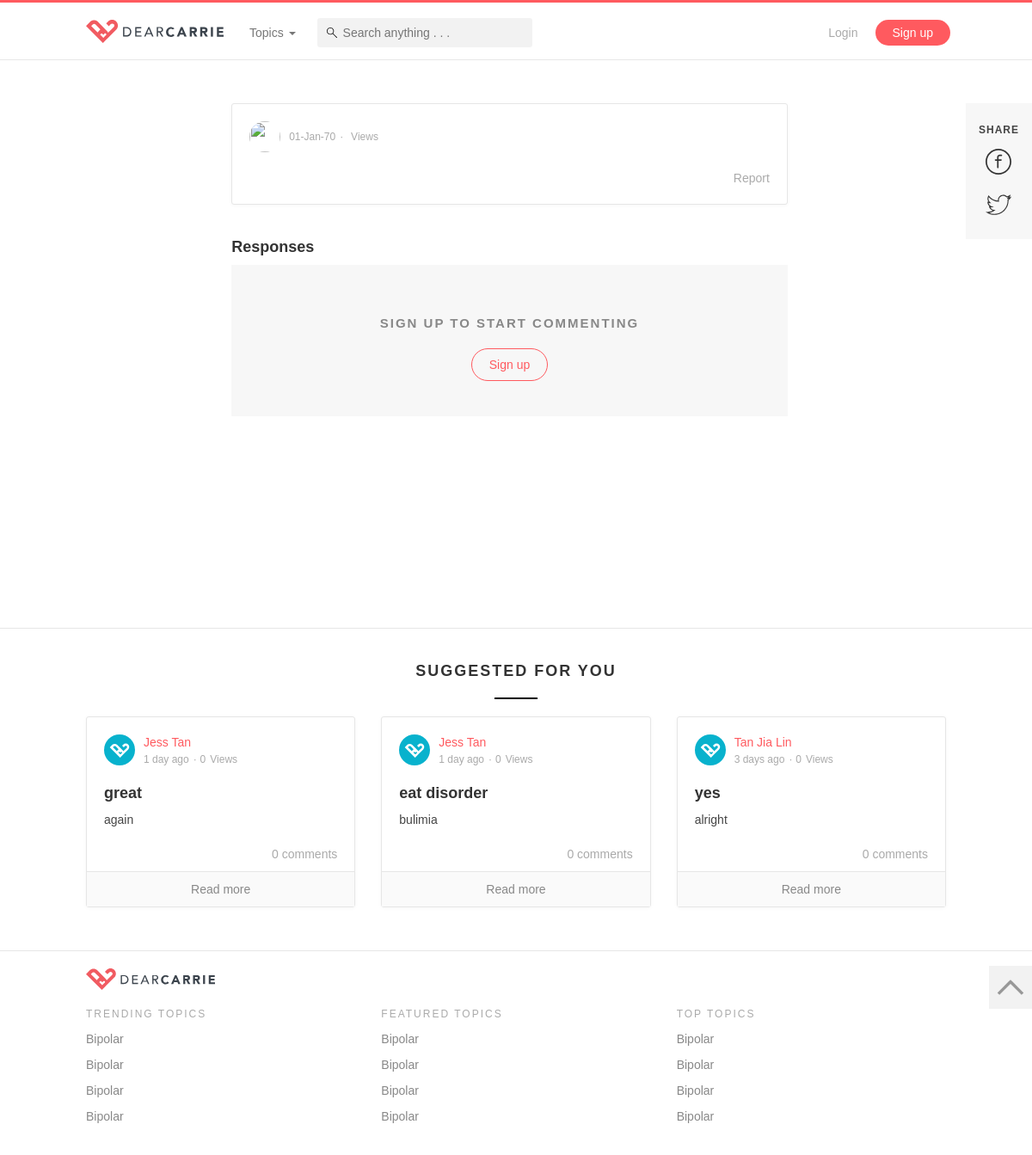
Page /post?postID=1 on the committed database.
### tables this page shows
CREATE TABLE `posts` (
  `id` int(11) NOT NULL,
  `userid` int(11) DEFAULT NULL,
  `title` varchar(255) DEFAULT NULL,
  `description` varchar(255) DEFAULT NULL,
  `timestamp` timestamp NOT NULL DEFAULT CURRENT_TIMESTAMP ON UPDATE CURRENT_TIMESTAMP,
  `score` double NOT NULL DEFAULT '0',
  `likes` int(11) NOT NULL DEFAULT '0',
  `comments` int(11) NOT NULL DEFAULT '0',
  `views` int(11) NOT NULL DEFAULT '0',
  `published` int(11) NOT NULL DEFAULT '1'
);

CREATE TABLE `users` (
  `id` int(11) NOT NULL,
  `name` varchar(255) NOT NULL,
  `email` varchar(255) NOT NULL,
  `password` char(32) NOT NULL,
  `role` varchar(255) NOT NULL DEFAULT 'normal',
  `affliate` varchar(255) DEFAULT 'website',
  `image` varchar(255) NOT NULL DEFAULT 'images/default.svg',
  `description` varchar(255) NOT NULL,
  `datejoin` timestamp NOT NULL DEFAULT CURRENT_TIMESTAMP,
  `active` int(11) NOT NULL DEFAULT '1'
);

### controllers/commonFunctions.php (called while the page is built, shortened)
<?php
function checkLogin() {
	if(isset($_SESSION["role"])) {
		return false;
	}
	else {
		return true;
	}
}
function connectToDataBase() {
	$theLineToDatabase =  mysqli_connect("localhost","root","root","dearcarrie");
	if(!$theLineToDatabase) {
		header("location: error.php?msg=Database connection error");
		exit();
	}
	else {
	  return $theLineToDatabase;
	}
}
function getPostByID($id) {
	$conn = connectToDataBase();
	$sql = "SELECT * FROM posts WHERE id = '$id'";
	$result = $conn->query($sql);
	$value = $result->fetch_assoc();
	return $value;
}
function getUserByID($id) {
	$conn = connectToDataBase();
	$sql = "SELECT * FROM users WHERE id = '$id'";
	$result = $conn->query($sql);
	$value = $result->fetch_assoc();
	return $value;
}
function suggestedPost() {
	$conn = connectToDataBase();
	$sql = "SELECT * FROM posts WHERE published = 1 ORDER BY id DESC LIMIT 3";
	$result = $conn->query($sql);
	$resArr = array();
	if ($result->num_rows > 0) {
		 while($row = $result->fetch_assoc()) {
			 $resArr[] = $row;
		 }
	} else {
		 showErrorMessage("No posts found");
	}
	return $resArr;
}
function displayFeaturedTopics() {
	$conn = connectToDataBase();
	$sql = "SELECT * FROM topics WHERE type = 'featured' ORDER BY order_num";
	$result = $conn->query($sql);
	$resArr = array();
	if ($result->num_rows > 0) {
		 while($row = $result->fetch_assoc()) {
			 $resArr[] = $row;
		 }
	}
	return $resArr;
}
function countPostLikes($id) {
	$conn = connectToDataBase();
	$sql = "SELECT COUNT(*) AS total FROM post_like WHERE postid='$id'";
	$result = $conn->query($sql);
	$value = $result->fetch_assoc();
	return $value["total"];
}
function countCommentsByPostID($id) {
	$conn = connectToDataBase();
	$sql = "SELECT COUNT(*) AS total FROM comments WHERE postid='$id'";
	$result = $conn->query($sql);
	$value = $result->fetch_assoc();
	return $value["total"];
}
function getPostTopics ($postid) {
	$conn = connectToDataBase();
	$sql = "SELECT c.topicid AS topicid, t.title AS title
					FROM topics t
					INNER JOIN curation c on c.topicid = t.id
					WHERE c.postid = '$postid'
					";
	$result = $conn->query($sql);
	$resArr = array();
	return $resArr;
}
function calculateDays($date) {
	$now = strtotime(date('y-m-d'));
	$newDate = strtotime(date('y-m-d',strtotime($date)));
	$timeDiff = abs($now - $newDate);
	$numberDays = $timeDiff/86400;
	$numberDays = intval($numberDays);
	if ($numberDays == 0 | $numberDays == 1) {
		return "1 day ago";
	} else if ($numberDays < 30) {
		return $numberDays." days ago";
	}
	else {
		return date('d-M-y',strtotime($date));
	}
}
?>

### controllers/templates.php (the view, shortened to what this page needs)
<?php
  include('commonFunctions.php');
?>
<?php
function head($title){
?>
  <head>
    <link href="css/bootstrap.min.css" rel="stylesheet">
    <link href="css/animate.css" rel="stylesheet">
    <link href="css/style.css" rel="stylesheet">
  </head>
<?php
}
function navbar() {
  $featuredTopics = displayFeaturedTopics();
?>
  <nav class="navbar navbar-default navbar-fixed-top">
    <div class="container-fluid page-container">
      <div class="navbar-header">
        <a class="navbar-brand" href="index"><img alt="brand" src="images/logo.svg" width="160px;"></a>
      </div>
      <div class="collapse navbar-collapse" id="bs-example-navbar-collapse-1">
        <ul class="nav navbar-nav hide-mobile">
          <li class="dropdown">
            <a href="#" class="dropdown-toggle" data-toggle="dropdown" role="button" aria-haspopup="true" aria-expanded="false">Topics <span class="caret"></span></a>
          </li>
        </ul>
        <form id="myForm" class="navbar-form navbar-left hide-mobile" action="search" method="get">
            <input id="search_keyword_id" type="text" class="search_keyword nav-search" placeholder="Search anything . . ." name="search_keyword_id" autocomplete="off">
        </form>
        <ul class="nav navbar-nav navbar-right">
          <?php if (checkLogin() && empty($_SESSION['FBID'])) { ?>
          <li><a href="login" class="light-text">Login</a></li>
          <li><a href="signup" class="cta-btn">Sign up</a></li>
          <?php } ?>
        </ul>
      </div>
    </div>
  </nav>
<?php
}
?>
<?php
function suggestedCard($id) {
  $post = getPostByID($id);
  $user = getUserByID($post["userid"]);
  $commentCount = countCommentsByPostID($id);
?>
<div class="card">
  <div class="header">
    <div class="image">
      <a href="profile?userID=<?=$user["id"];?>"><img src="<?=$user["image"];?>"></a>
    </div>
    <div class="author-details">
      <div>
        <a href="profile?userID=<?=$user["id"];?>"><?=$user["name"];?></a>
      </div>
      <div class="date"><?php echo calculateDays($post['timestamp']); ?></div>
      <div class="views"><?=$post["views"];?></div>
    </div>
  </div>
  <div class="content short">
    <a href="post?postID=<?=$post["id"];?>">
      <h4><?=$post["title"];?></h4>
      <p><?=$post["description"];?></p>
    </a>
  </div>
  <div class="footer">
    <div class="float-right">
      <a href="#"><?=$commentCount?> comments</a>
    </div>
  </div>
  <a href="post" class="read-more-footer">Read more</a>
</div>
<?php
}
?>
<?php
function cardExpand($postID) {
  $post = getPostByID($postID);
  $user = getUserByID($post["userid"]);
  $postLikeCount = countPostLikes($postID);
?>
  <div class="card mBottom-40 edit">
    <div class="header">
      <div class="image">
        <a href="profile?userID=<?=$user["id"];?>"><img src="<?=$user["image"];?>"></a>
      </div>
      <div class="author-details">
             <?php
                $topics = getPostTopics($postID);
            ?>
        <div class="date"><?php echo calculateDays($post['timestamp']); ?></div>
        <div class="views"><?=$post["views"];?></div>
      </div>
    </div>
    <div class="footer">
      <div class="float-right">
        <a data-toggle="modal" data-target="#reportModal">Report</a>
      </div>
    </div>
  </div>
<?php
}
?>
<?php
function scrollTopBtn() {
?>
  <a class="top-btn" onclick="scrollToTop();" href="javascript:;"></a>
<?php
}
function footer() {
?>
  <footer class="footer">
    <div class="page-container">
      <div class="row">
        <div class="col-sm-12 pull-left">
          <img src="images/logo.svg" class="logo">
        </div>
        <div class="col-sm-4">
          <ul>
            <li>Trending Topics</li>
            <li><a href="topicDetails">Bipolar</a></li>
            <li><a href="topicDetails">Bipolar</a></li>
            <li><a href="topicDetails">Bipolar</a></li>
            <li><a href="topicDetails">Bipolar</a></li>
          </ul>
        </div>
        <div class="col-sm-4">
          <ul>
            <li>Featured Topics</li>
            <li><a href="topicDetails">Bipolar</a></li>
            <li><a href="topicDetails">Bipolar</a></li>
            <li><a href="topicDetails">Bipolar</a></li>
            <li><a href="topicDetails">Bipolar</a></li>
          </ul>
        </div>
        <div class="col-sm-4">
          <ul>
            <li>Top Topics</li>
            <li><a href="topicDetails">Bipolar</a></li>
            <li><a href="topicDetails">Bipolar</a></li>
            <li><a href="topicDetails">Bipolar</a></li>
            <li><a href="topicDetails">Bipolar</a></li>
          </ul>
        </div>
      </div>
    </div>
  </footer>
<?php
}
?>

### post.php (shortened to what this page needs)
<!DOCTYPE html>
<?php
  include('controllers/templates.php');
  $postID = $_GET["postID"];
  $post = getPostByID($postID);
  $suggestedPosts = suggestedPost();
  $commentCount = countCommentsByPostID($postID);
?>
<html lang="en">
  <?php head($post["title"], $post["title"]); ?>
  <body>
    <?= scrollTopBtn(); ?>
    <?= navbar(); ?>
    <div class="page-container">
      <div class="fixed-share-sidebar">
          <h4>Share</h4>
          <ul>
              <li><a href="#"><img src="images/facebook.svg"></a></li>
              <li><a href="#"><img src="images/twitter.svg"></a></li>
          </ul>
      </div>
      <div class="row">
        <div class="col-sm-8 col-sm-offset-2">
            <?= cardExpand($post["id"]); ?>
              <h4><?php if ($commentCount != 0) { echo $commentCount; } ?> Responses</h4>
              <?php if(isset($_SESSION["userid"])){
                if ($_SESSION["userid"] != "") { ?>
                  <form action="addCommentProcess" method="post" class="comment-box">
                      <input type="hidden" name="postid" value="<?=$postID;?>">
                      <textarea name="comment" placeholder="Write a comment..." onkeyup="auto_grow(this)"></textarea>
                      <button class="primary-line-btn" type="submit" id="commentsDiv">Submit</button>
                  </form>
                  <hr/>
              <?php } } else { ?>
                <div class="post-empty-state mBottom-20">
                    <div>
                        <h4>Sign up to start commenting</h4>
                        <a class="primary-line-btn" href="signup">Sign up</a>
                    </div>
                </div>
              <?php } ?>
        </div>
      </div>
    </div>
    <div class="suggested-container">
        <div class="page-container">
            <h4 class="hero-center">Suggested For You</h4>
            <div class="row">
                <?php foreach($suggestedPosts as $posts) { ?>
                <div class="col-sm-4">
                    <?php suggestedCard($posts["id"]); ?>
                </div>
                <?php } ?>
            </div>
        </div>
    </div>
    <?= footer(); ?>
  </body>
</html>

### rows in the picture
posts: userid.image (placeholder picture), userid.name "Jess Tan", timestamp "1 day ago", views "0", title "great", description "again", commentCount "0"
posts: userid.image (placeholder picture), userid.name "Jess Tan", timestamp "1 day ago", views "0", title "eat disorder", description "bulimia", commentCount "0"
posts: userid.image (placeholder picture), userid.name "Tan Jia Lin", timestamp "3 days ago", views "0", title "yes", description "alright", commentCount "0"

### other values in the picture
calculateDays($post['timestamp']) "01-Jan-70"
